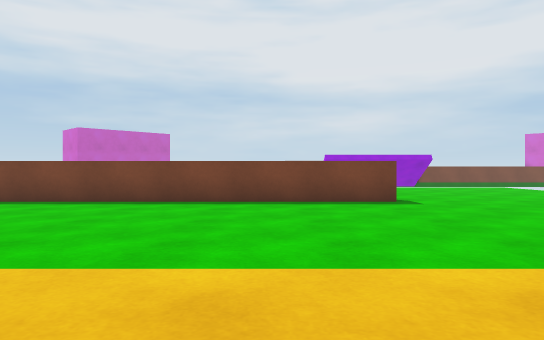
view 1 (above)

21 first-person views from a walk through a Unity game level. The camera is 0.64 m above the floor, looks level and sees 70° across. The floor is counted in squares, 1 m on a side. Each view is taken from the middle of a square. On the plan, view 1 faces up. The plan holds only what a view shows up to about 11 squares ahead; the rest is blank. The place goes on beyond the plan. Surface patterns are stand-ins for the level's own textures.

view 2
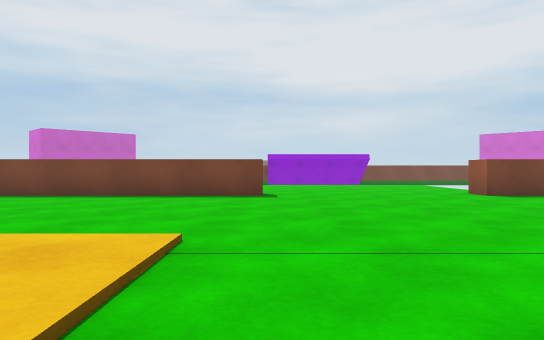

view 3
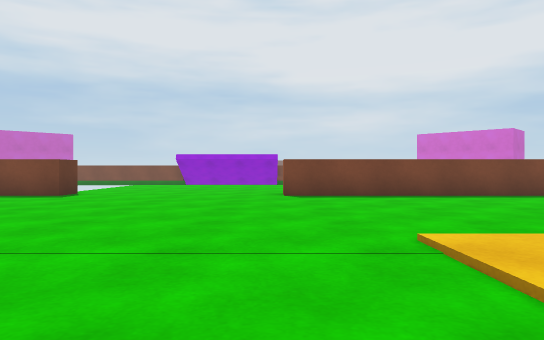

view 4
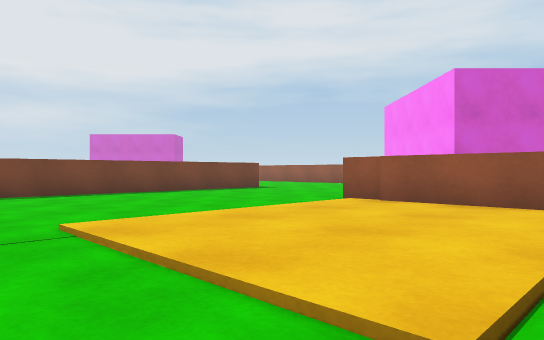

view 5
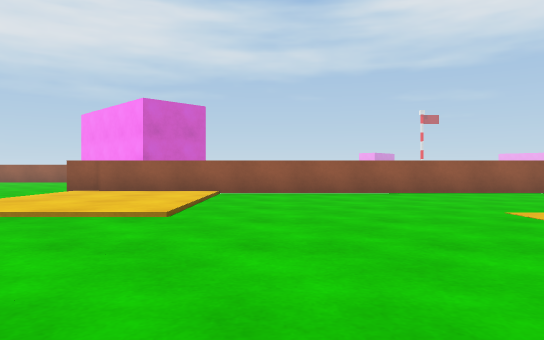

view 6
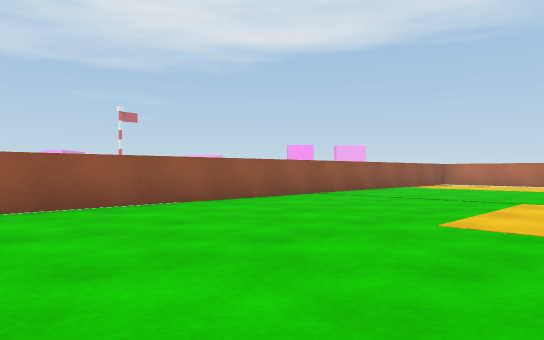

view 7
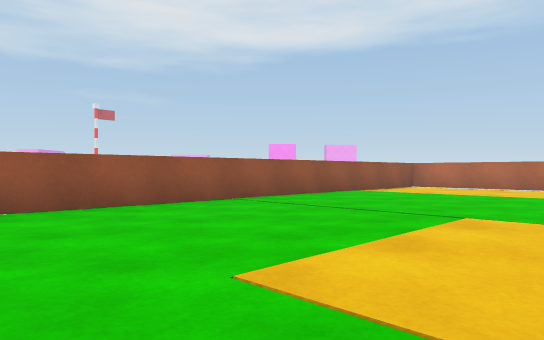

view 8
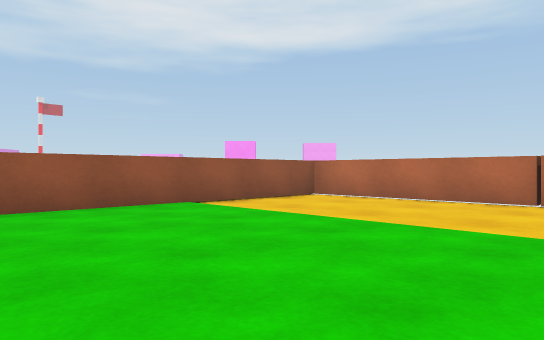

view 9
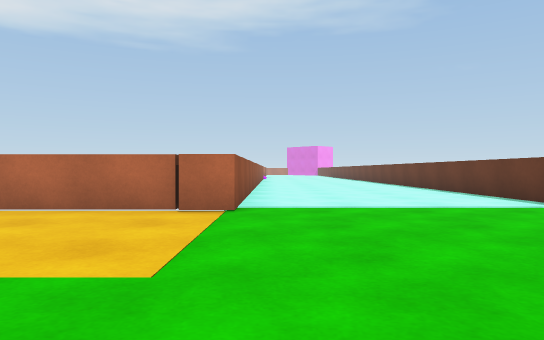

view 10
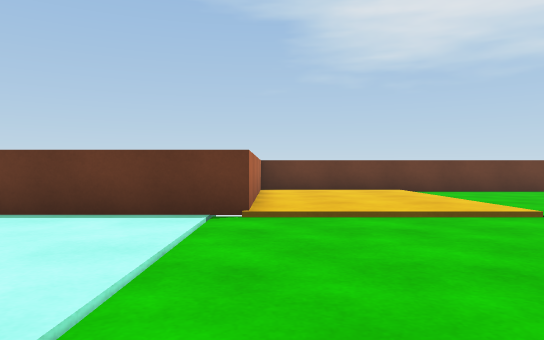

view 11
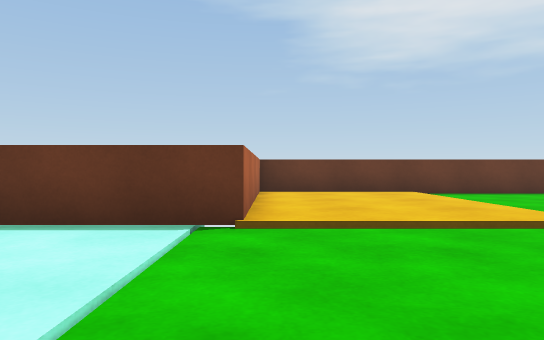

view 12
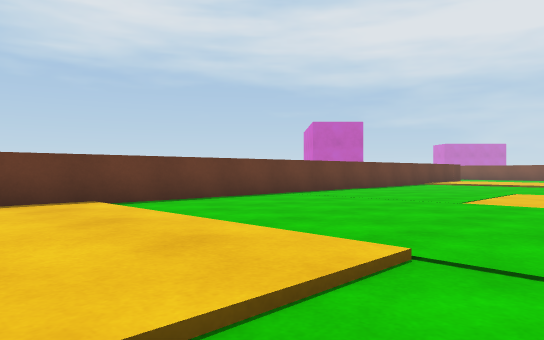

view 13
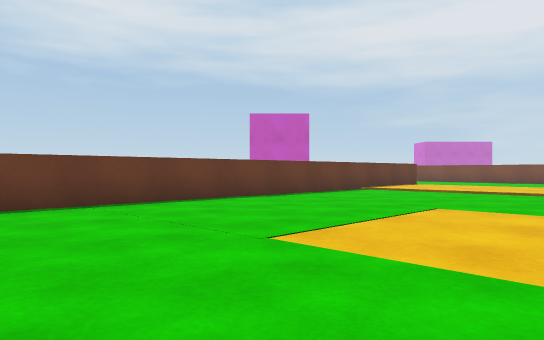

view 14
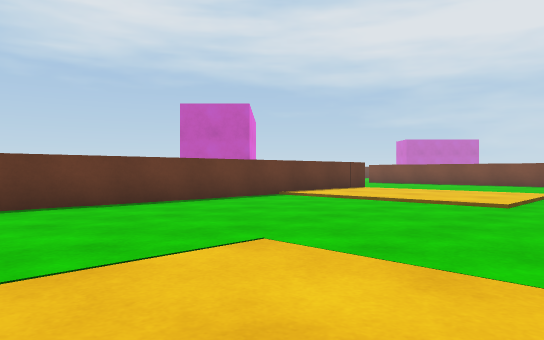

view 15
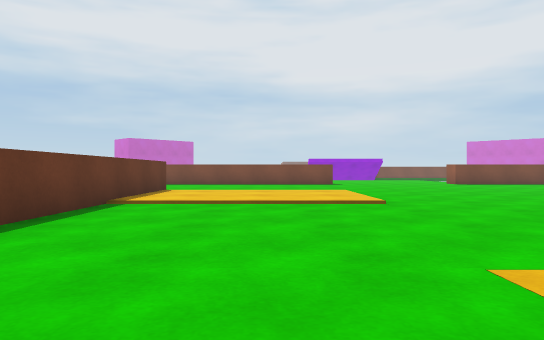

view 16
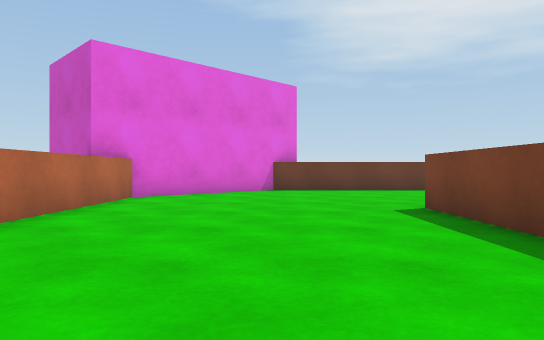

view 17
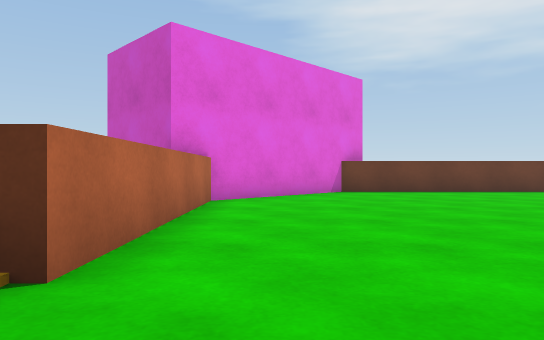

view 18
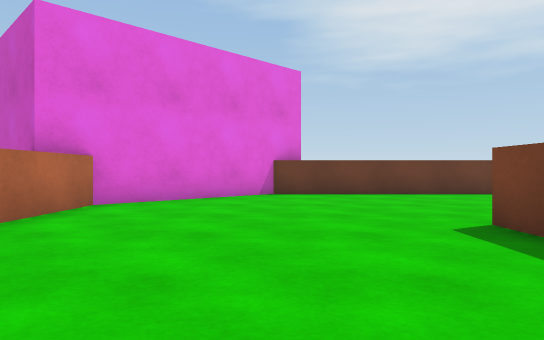

view 19
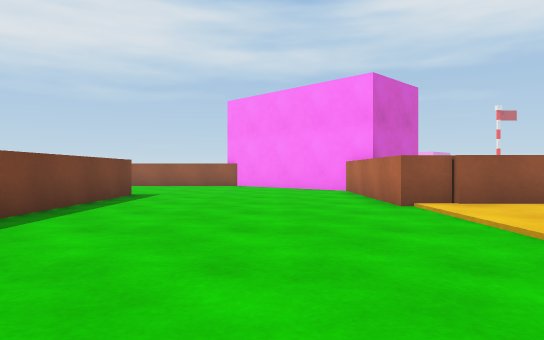

view 20
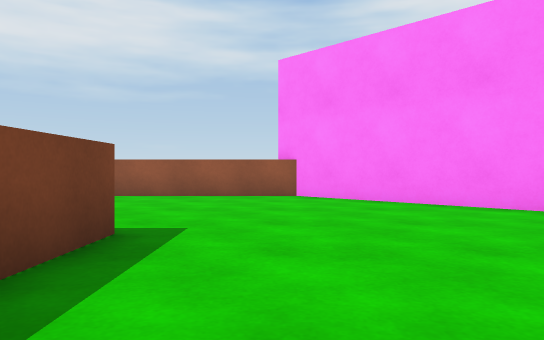

view 21
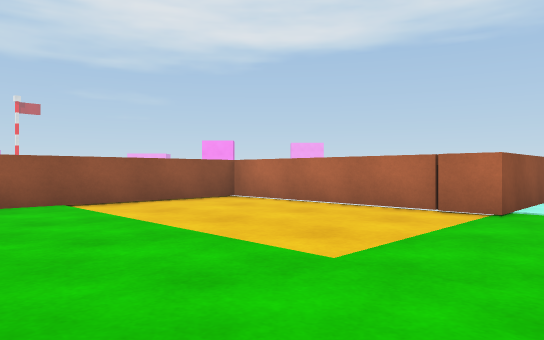

### Floor plan
Key: @ floor where view 1 was taken; # wall or solid block; . main floor; : floor 0.05 m higher than the main floor; - floor 0.05 m lower than the main floor; ^ raised ledge.
Columns run from 13 left of view 1 to 24 right of it. Each row starts with its distance up from view 1.
 11 #...             ....               .#
 10 #.....          ......            ...#
  9 #......#########......##########.....#
  8 #....................................#
  7 #....................................#
  6 #...................................##
  5 ##.................................##
  4  ##...............................##
  3   ##.............................##
  2    #######^:::::.......:::::^#####
  1           ^:::::.......:::::^
  0           ^::@::.......:::::^
 -1           ^:::::.......:::::^
 -2           #.................#
 -3           #.................#
 -4           #.................#
 -5           #......  .........#
 -6           #.......   .......#
 -7           #.......   .......#
 -8           #......    .......#
 -9           #.......    ......#
-10           #.......    ......#
-11           #.......   .......#
-12           #......     ......#
-13           #.......  ........#
-14           #......   ........#
-15           #....... .........#
-16           ^:::::-- ---------#
-17           ^:::::------------#
-18           ^:::::------------#
-19           ^:::::------------#
-20            ^^^^^^^^^^^^######
-21                 ^^^^^^^

Positions as (right, up) in squares from view 1, and headings:
1: (0, 0), facing up
2: (3, -1), facing up
3: (8, -1), facing up
4: (8, -2), facing up-right
5: (4, -3), facing right
6: (8, -2), facing down-right
7: (8, -5), facing down-right
8: (8, -11), facing down-right
9: (8, -13), facing down
10: (8, -19), facing left
11: (7, -19), facing left
12: (4, -18), facing up-left
13: (4, -13), facing up-left
14: (4, -9), facing up-left
15: (0, -9), facing up
16: (0, 6), facing left
17: (-1, 4), facing left
18: (-2, 6), facing left
19: (8, 5), facing right
20: (14, 7), facing right
21: (7, -13), facing down-right
